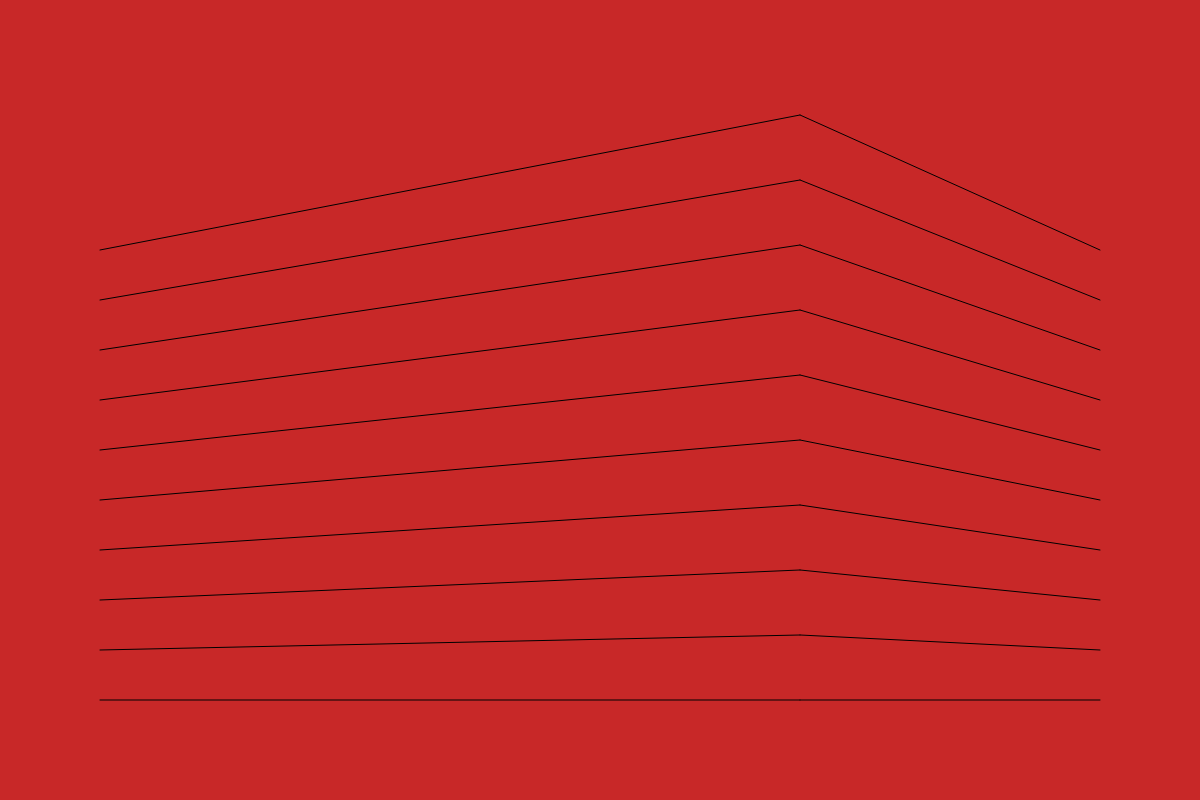
Frame 1 (no input)
Frame 60 (no input): identical to frame 1, image omitted
Frame 120 (the mouse pressed at the canvas centre since frame 60): identical to frame 1, image omitted

The p5.js sketch that drew this single still picture (run headless with seeded random() and noise() and a simulated clock; from frame 60 on, the mouse is pressed at the canvas centre):

// p5.js sketch
// ── sketch.js
var start, end;
start = 700
var n = 15;

function setup() {
  createCanvas(1200, 800);
}

function draw() {
  background('rgb(200,40,40)');
  var i;
  strokeWeight(1);
  start = 700;
  for(i=0;i<10;i++){
    line(100,start,800,start-(i*n));
    line(800,start-(i*n),1100,start)
    start-=50
  }
}
